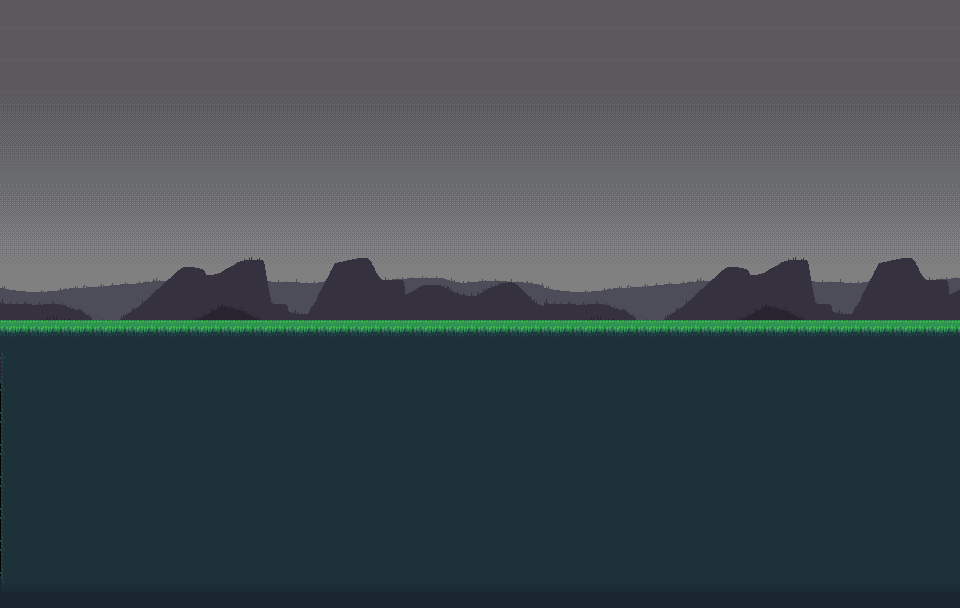

Below is a game level as drawn by its tile map, then a one-line description and the .tmx file that defines it, in full:
An orthogonal 30x19 tile map with 32x32 px tiles, 2 tile layers (background, grass), 2 tilesets.

<map version="1.10" tiledversion="1.10.2" orientation="orthogonal" renderorder="right-down" width="30" height="19" tilewidth="32" tileheight="32" infinite="0" nextlayerid="3" nextobjectid="1">
 <editorsettings>
  <export target="title.tmj" format="json" />
 </editorsettings>
 <tileset firstgid="1" name="background" tilewidth="32" tileheight="32" tilecount="180" columns="18">
  <image source="Background.png" width="576" height="324" />
 </tileset>
 <tileset firstgid="181" name="phase-2" tilewidth="32" tileheight="32" tilecount="350" columns="25">
  <image source="phase-2.png" width="800" height="448" />
  <tile id="25">
   <properties>
    <property name="collides" type="bool" value="true" />
   </properties>
  </tile>
  <tile id="26">
   <properties>
    <property name="collides" type="bool" value="true" />
   </properties>
  </tile>
  <tile id="27">
   <properties>
    <property name="collides" type="bool" value="true" />
   </properties>
  </tile>
  <tile id="28">
   <properties>
    <property name="collides" type="bool" value="true" />
   </properties>
  </tile>
  <tile id="50">
   <properties>
    <property name="collides" type="bool" value="true" />
   </properties>
  </tile>
  <tile id="51">
   <properties>
    <property name="collides" type="bool" value="true" />
   </properties>
  </tile>
  <tile id="52">
   <properties>
    <property name="collides" type="bool" value="true" />
   </properties>
  </tile>
  <tile id="53">
   <properties>
    <property name="collides" type="bool" value="true" />
   </properties>
  </tile>
  <tile id="75">
   <properties>
    <property name="collides" type="bool" value="true" />
   </properties>
  </tile>
  <tile id="76">
   <properties>
    <property name="collides" type="bool" value="true" />
   </properties>
  </tile>
  <tile id="77">
   <properties>
    <property name="collides" type="bool" value="true" />
   </properties>
  </tile>
  <tile id="78">
   <properties>
    <property name="collides" type="bool" value="true" />
   </properties>
  </tile>
 </tileset>
 <layer id="1" name="background" width="30" height="19">
  <data encoding="csv">
2,3,4,5,6,7,8,9,10,11,12,13,14,15,16,17,18,6,7,8,9,10,11,12,13,14,15,16,17,18,
2,3,4,5,6,7,8,9,10,11,12,13,14,15,16,17,18,1,2,3,4,5,6,7,8,9,10,11,12,13,
1,2,3,4,5,6,7,8,9,10,11,12,13,14,15,16,17,1,2,3,4,5,6,7,8,9,10,11,12,13,
19,20,21,22,23,24,25,26,27,28,29,30,31,32,33,34,35,19,20,21,22,23,24,25,26,27,28,29,30,31,
37,38,39,40,41,42,43,44,45,46,47,48,49,50,51,52,53,37,38,39,40,41,42,43,44,45,46,47,48,49,
55,56,57,58,59,60,61,62,63,64,65,66,67,68,69,70,71,55,56,57,58,59,60,61,62,63,64,65,66,67,
73,74,75,76,77,78,79,80,81,82,83,84,85,86,87,88,89,73,74,75,76,77,78,79,80,81,82,83,84,85,
91,92,93,94,95,96,97,98,99,100,101,102,103,104,105,106,107,91,92,93,94,95,96,97,98,99,100,101,102,103,
109,110,111,112,113,114,115,116,117,118,119,120,121,122,123,124,125,109,110,111,112,113,114,115,116,117,118,119,120,121,
127,128,129,130,131,132,133,134,135,136,137,138,139,140,141,142,143,127,128,129,130,131,132,133,134,135,136,137,138,139,
145,146,147,148,149,150,151,152,153,154,155,156,157,158,159,160,161,145,146,147,148,149,150,151,152,153,154,155,156,157,
163,164,165,166,167,168,169,170,171,172,173,174,175,176,177,178,179,163,164,165,166,167,168,169,170,171,172,173,174,175,
0,0,0,0,0,0,0,0,0,0,0,0,0,0,0,0,0,0,0,0,0,0,0,0,0,0,0,0,0,0,
0,0,0,0,0,0,0,0,0,0,0,0,0,0,0,0,0,0,0,0,0,0,0,0,0,0,0,0,0,0,
0,0,0,0,0,0,0,0,0,0,0,0,0,0,0,0,0,0,0,0,0,0,0,0,0,0,0,0,0,0,
0,0,0,0,0,0,0,0,0,0,0,0,0,0,0,0,0,0,0,0,0,0,0,0,0,0,0,0,0,0,
0,0,0,0,0,0,0,0,0,0,0,0,0,0,0,0,0,0,0,0,0,0,0,0,0,0,0,0,0,0,
0,0,0,0,0,0,0,0,0,0,0,0,0,0,0,0,0,0,0,0,0,0,0,0,0,0,0,0,0,0,
0,0,0,0,0,0,0,0,0,0,0,0,0,0,0,0,0,0,0,0,0,0,0,0,0,0,0,0,0,0
</data>
 </layer>
 <layer id="2" name="grass" width="30" height="19">
  <data encoding="csv">
0,0,0,0,0,0,0,0,0,0,0,0,0,0,0,0,0,0,0,0,0,0,0,0,0,0,0,0,0,0,
0,0,0,0,0,0,0,0,0,0,0,0,0,0,0,0,0,0,0,0,0,0,0,0,0,0,0,0,0,0,
0,0,0,0,0,0,0,0,0,0,0,0,0,0,0,0,0,0,0,0,0,0,0,0,0,0,0,0,0,0,
0,0,0,0,0,0,0,0,0,0,0,0,0,0,0,0,0,0,0,0,0,0,0,0,0,0,0,0,0,0,
0,0,0,0,0,0,0,0,0,0,0,0,0,0,0,0,0,0,0,0,0,0,0,0,0,0,0,0,0,0,
0,0,0,0,0,0,0,0,0,0,0,0,0,0,0,0,0,0,0,0,0,0,0,0,0,0,0,0,0,0,
0,0,0,0,0,0,0,0,0,0,0,0,0,0,0,0,0,0,0,0,0,0,0,0,0,0,0,0,0,0,
0,0,0,0,0,0,0,0,0,0,0,0,0,0,0,0,0,0,0,0,0,0,0,0,0,0,0,0,0,0,
0,0,0,0,0,0,0,0,0,0,0,0,0,0,0,0,0,0,0,0,0,0,0,0,0,0,0,0,0,0,
0,0,0,0,0,0,0,0,0,0,0,0,0,0,0,0,0,0,0,0,0,0,0,0,0,0,0,0,0,0,
207,207,207,207,207,207,207,207,207,207,207,207,207,207,207,207,207,207,207,207,207,207,207,207,207,207,207,207,207,207,
231,232,232,232,232,232,232,232,232,232,232,232,232,232,232,232,232,232,232,232,232,232,232,232,232,232,232,232,232,232,
231,232,232,232,232,232,232,232,232,232,232,232,232,232,232,232,232,232,232,232,232,232,232,232,232,232,232,232,232,232,
231,232,232,232,232,232,232,232,232,232,232,232,232,232,232,232,232,232,232,232,232,232,232,232,232,232,232,232,232,232,
231,232,232,232,232,232,232,232,232,232,232,232,232,232,232,232,232,232,232,232,232,232,232,232,232,232,232,232,232,232,
231,232,232,232,232,232,232,232,232,232,232,232,232,232,232,232,232,232,232,232,232,232,232,232,232,232,232,232,232,232,
231,232,232,232,232,232,232,232,232,232,232,232,232,232,232,232,232,232,232,232,232,232,232,232,232,232,232,232,232,232,
231,232,232,232,232,232,232,232,232,232,232,232,232,232,232,232,232,232,232,232,232,232,232,232,232,232,232,232,232,232,
256,257,257,257,257,257,257,257,257,257,257,257,257,257,257,257,257,257,257,257,257,257,257,257,257,257,257,257,257,257
</data>
 </layer>
</map>
